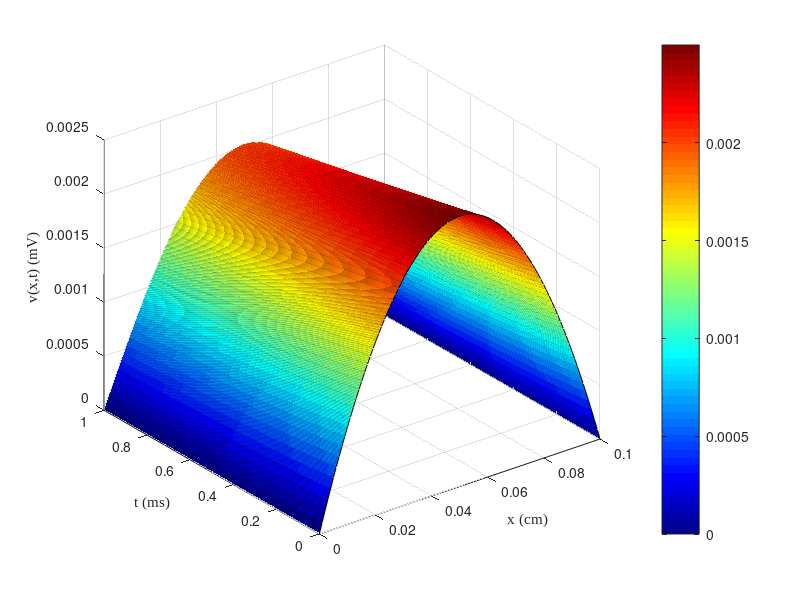

This chart was generated by the following MATLAB code: (Note: this script raises an error after producing the figure.)
close all;
clear;
clc;

% Parameters
Cm = 1;		% micro F / cm^2
g_L = 1/15; %0.3;     		% mS / cm^2
R_2 = 0.3; % 0.034;		% k Ohm cm
tau = Cm/g_L;
cab_rad = 1e-4;  % cable radius (cm)
lambda = sqrt(cab_rad/(2*R_2*g_L));
l = 0.1; % length of the cable (cm)
T = 1; % total time
Nx = 100; % total steps of length
Nt = 1000; % total steps of time
dx = l / Nx; % stepsize of length
dt = T / Nt; % stepsize of time


% generating the meshgrids
x = linspace(0, l, Nx);
t = linspace(0, T, Nt);

% initialize the solution matrix
u = zeros(Nx, Nt);

% initial conditions
mu=-x(2:Nx-1).^2 + l*x(2:Nx-1);  % condition 1  -x^2+l*x
% mu = sin((2*pi/l)*x(2:Nx-1));    % condition 2  sin((2*\pi/l)x)
% mu = x(2:Nx-1).*(l-x(2:Nx-1)).*exp(-x(2:Nx-1));  % condition 3  x(l-x)e^{-x}
u(2:Nx-1,1) = (mu)';
u(1,1) = 0;
u(Nx, 1) = 0;

% iterations
for n = 1:Nt-1
    for i = 2:Nx-1
        u(i,n+1) = u(i,n) - dt * ((1/tau) * u(i,n) - (lambda^2/tau) * (u(i+1,n) - 2*u(i,n) + u(i-1,n)) / dx^2);
    end
    
    % Boundary conditions
    u(1,n+1) = 0;
    u(Nx,n+1) = 0;
end

% Visualization
[X, T] = meshgrid(x, t);
surf(X, T, u');
% title('Numerical simulation for the Cable equation');
xlabel('x (cm)', 'FontName', 'Times New Roman');
ylabel('t (ms)', 'FontName', 'Times New Roman');
zlabel('v(x,t) (mV)', 'FontName', 'Times New Roman');
colormap(jet);
cb = colorbar; 
cb.Label.FontName = 'Times New Roman'; 
cb.Label.String = 'v(x,t) (mV)'; 
shading interp;
grid on;

% Set the font name for the tick labels
ax = gca;
ax.XAxis.FontName = 'Times New Roman';
ax.YAxis.FontName = 'Times New Roman';
ax.ZAxis.FontName = 'Times New Roman';

% Find the maximum value and its position in the solution matrix
[maxValue, maxIndex] = max(u(:));
[maxRow, maxCol] = ind2sub(size(u), maxIndex);

% Get the coordinates corresponding to the maximum value
maxX = x(maxRow);
maxT = t(maxCol);

% Add a black annotation at the maximum value position
text(maxX, maxT, maxValue, ...
    ['(' num2str(maxX, '%.2f') ', ' num2str(maxT, '%.2f') ', ' num2str(maxValue, '%.2f') ')'], ...
    'HorizontalAlignment', 'center', 'VerticalAlignment', 'bottom', ...
    'BackgroundColor', 'black', 'Color', 'white', 'FontSize', 10, 'FontName', 'Times New Roman');

% Highlight the maximum value point on the surface
hold on;
plot3(maxX, maxT, maxValue, 'ko', 'MarkerSize', 10, 'MarkerFaceColor', 'k');
hold off;
